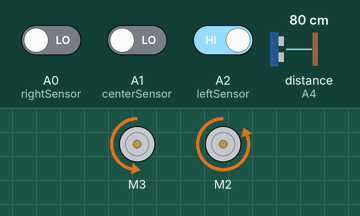
Recording of a sketch running on a simulated Arduino Uno, built with avr-gcc and run on an emulated ATmega328P. Shown: 2 × DC motor (green arrow = forward, orange = backward, longer = faster). Wiring (inferred from the names in the program): ultrasonic range finder: trigger A3; echo A4. Inputs (shaded band) come from the test bench; at power-on: A0 (rightSensor) LOW, A1 (centerSensor) LOW, A2 (leftSensor) HIGH, distance to the obstacle (sensor on A4) 80 cm. The echo pulse lasts 58.3 µs per cm; what the sketch prints to the serial monitor is not drawn.

Above: at 0.1 s.
Timing chart, 0 to 1.6 s (numbered marks = the images above):
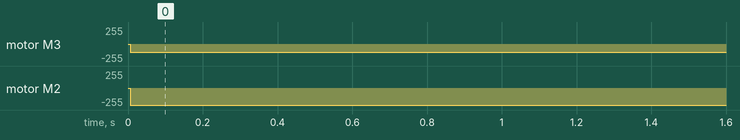

Measured:
- by itself, motor M3: stopped → backward 127/255 at 0.01 s
- by itself, motor M2: stopped → backward 255/255 at 0.01 s

The sketch:

minisumorevised.ino
```cpp
#include <Wire.h>
#include <Adafruit_MotorShield.h>
#include "utility/Adafruit_MS_PWMServoDriver.h"

Adafruit_MotorShield AFMS = Adafruit_MotorShield();
Adafruit_DCMotor *right = AFMS.getMotor(2);
Adafruit_DCMotor *left = AFMS.getMotor(3);

#define trigPin      A3
#define echoPin      A4
#define leftSensor   A2
#define centerSensor A1
#define rightSensor  A0
#define forward     255
#define reverse     255
#define turn        255
#define factor      0.5


int maximumRange = 15;
int minimumRange = 0;
long duration, distance;
int AINL = digitalRead(leftSensor);
int AINC = digitalRead(centerSensor);
int AINR = digitalRead(rightSensor);

void setup()
{
  AFMS.begin();
  Serial.begin(9600);
  pinMode(leftSensor, INPUT);
  pinMode(centerSensor, INPUT);
  pinMode(rightSensor, INPUT);
  pinMode(trigPin, OUTPUT);
  pinMode(echoPin, INPUT);

}

void loop()
{
  digitalWrite(8, HIGH);
  digitalWrite(12, HIGH);
  digitalWrite(trigPin, LOW);
  delayMicroseconds(2);
  digitalWrite(trigPin, HIGH);
  delayMicroseconds(10);
  digitalWrite(trigPin, LOW);
  duration = pulseIn(echoPin, HIGH);
  distance = duration / 58.2;

  if (!AINL && !AINC && !AINR) // 000
  {
    Serial.println("000");
    left->setSpeed(reverse);
    left->run(BACKWARD);
    right->setSpeed(reverse);
    right->run(BACKWARD);
  }
  else if (AINL && AINC && !AINR) //110
  {
    Serial.println("110");
    left->setSpeed(reverse * factor);
    left->run(BACKWARD);
    right->setSpeed(reverse);
    right->run(RELEASE);
  }
  else if (!AINL && AINC && AINR) //011
  {
    Serial.println("011");
    left->setSpeed(reverse);
    left->run(RELEASE);
    right->setSpeed(reverse * factor);
    right->run(BACKWARD);
  }
  else if (AINL && !AINC && !AINR) //100
  {
    Serial.println("100");
    left->setSpeed(reverse * factor);
    left->run(BACKWARD);
    right->setSpeed(reverse);
    right->run(BACKWARD);
  }
  else if (!AINL && !AINC && AINR) //001
  {
    Serial.println("001");
    left->setSpeed(reverse);
    left->run(BACKWARD);
    right->setSpeed(reverse * factor);
    right->run(BACKWARD);
  }
  else if (AINL && AINC && AINR) //111
  {
    /*
      if ((distance <= maximumRange) && (distance >= minimumRange))
      {
      Serial.println(distance);
      left->setSpeed(forward);
      left->run(FORWARD);
      right->setSpeed(forward);
      right->run(FORWARD);
      }
      else
      {
      Serial.println("-1");
      left->setSpeed(reverse * factor);
      left->run(BACKWARD);
      right->setSpeed(forward * factor);
      right->run(FORWARD);
      //delay(500);

      left->setSpeed(forward);
      left->run(FORWARD);
      right->setSpeed(reverse);
      right->run(BACKWARD);
      delay(500);
      }
    */
  }
}
```
